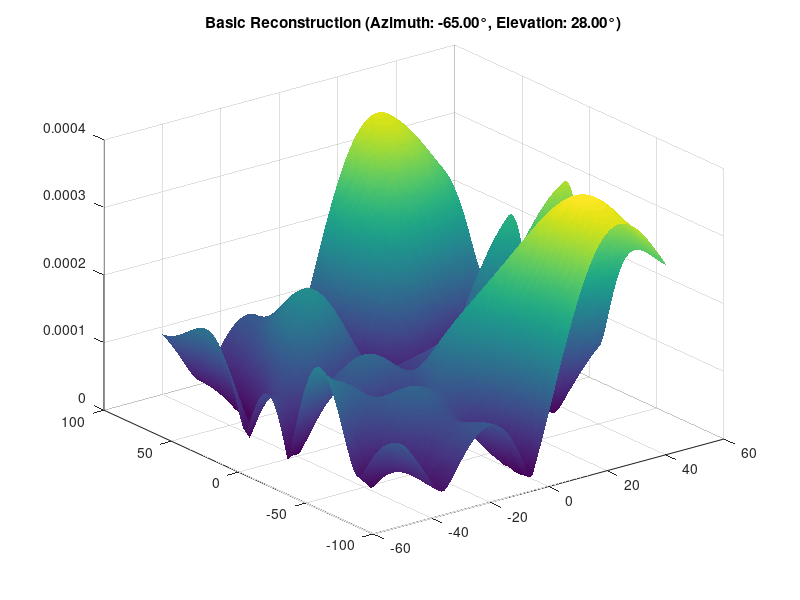

Source code (MATLAB): (Note: this script raises an error after producing the figure.)
clc;
clear all;
close all;

%% Parameters
N_x = 4; 
N_y = 4; 
N = N_x * N_y; 
D_az = 181;                     
D_el = 91; 
K = 10; % Number of measurements (snapshots)
L = 1; % Number of different incoming signals   (AoAs)
SNR_dB = 20; 
d = 0.5; 

%% Grids
azimuth_angles = linspace(-90, 90, D_az);
elevation_angles = linspace(-45, 45, D_el);

%% Steering vector function for URA
steering_vector_ura = @(theta, phi, N_x, N_y, d) ...
    kron(exp(1j * 2 * pi * d * (0:N_x-1).' * sind(theta)), ...
         exp(1j * 2 * pi * d * (0:N_y-1).' * sind(phi)));

%% Full steering matrix A
A = [];
for phi = elevation_angles
    for theta = azimuth_angles
        A = [A, steering_vector_ura(theta, phi, N_x, N_y, d)];
    end
end

%% Random beamforming matrix W
W = (1 / sqrt(N)) * exp(1j * 2 * pi * rand(N, K));

%% DFT matrix
% F = dftmtx(N);

%% Sensing matrix Phi
Phi = W' * A;

%% Random incoming signals (true AoAs)
true_azimuths = randsample(azimuth_angles, L, false);
true_elevations = randsample(elevation_angles, L, false);

%% Pilot signal
s = ones(1, L);

%% The received signal X
X = zeros(N, 1); % Initialize the received signal
for i = 1:L
    a = steering_vector_ura(true_azimuths(i), true_elevations(i), N_x, N_y, d);
    X = X + a * s(i).';
end

%% Compressed received signal using random beamforming
y_compressed = W' * X;

%% Noisy received signal
SNR = 10^(SNR_dB / 10); 
noise_power = norm(y_compressed, 'fro')^2 / (SNR * K); 
noise = sqrt(noise_power / 2) * (randn(K, 1) + 1j * randn(K, 1)); 
y_noisy_rf_chain = y_compressed + noise;

%% Displaying true AoAs for reference
disp('--------- True AoAs -----------')
disp('True Azimuth Angles (degrees):');
disp(true_azimuths);
disp('True Elevation Angles (degrees):');
disp(true_elevations);

%% Reconstruct it with the simplest mathematical model
basic_reconstruction = pinv(Phi) * y_noisy_rf_chain;

% Find indices of maximum values (estimated AoAs)
[~, max_idx] = max(abs(basic_reconstruction));
[estimated_az_idx, estimated_el_idx] = ind2sub([D_az, D_el], max_idx);

basic_reconstruction = reshape(basic_reconstruction, length(azimuth_angles), length(elevation_angles));


% Display the corresponding angles
disp('--------- Basic construction -----------')
disp('Estimated Azimuth Angle:');
disp(azimuth_angles(estimated_az_idx));
disp('Estimated Elevation Angle:');
disp(elevation_angles(estimated_el_idx));

figure;
surf(elevation_angles, azimuth_angles, abs(basic_reconstruction));
title(sprintf('Basic Reconstruction (Azimuth: %.2f°, Elevation: %.2f°)', ...
    azimuth_angles(estimated_az_idx), elevation_angles(estimated_el_idx)));
shading interp
%% Reconstruction with algorithm
max_iter = 10;      
tol = 1e-5;         

x_omp = omp(Phi, y_noisy_rf_chain, max_iter, tol);

% Find indices of maximum values (estimated AoAs)
[~, max_idx] = max(abs(x_omp));
[estimated_az_idx, estimated_el_idx] = ind2sub([D_az, D_el], max_idx);

x_omp_mat = reshape(x_omp, length(azimuth_angles), length(elevation_angles));


% Display the corresponding angles
disp('--------- OMP construction -----------')
disp('Estimated Azimuth Angle:');
disp(azimuth_angles(estimated_az_idx));
disp('Estimated Elevation Angle:');
disp(elevation_angles(estimated_el_idx));

figure;
surf(elevation_angles, azimuth_angles,abs(x_omp_mat));
xlim([min(elevation_angles) max(elevation_angles)])
ylim([min(azimuth_angles) max(azimuth_angles)])
title(sprintf('OMP Reconstruction (Azimuth: %.2f°, Elevation: %.2f°)', ...
    azimuth_angles(estimated_az_idx), elevation_angles(estimated_el_idx)));
shading interp